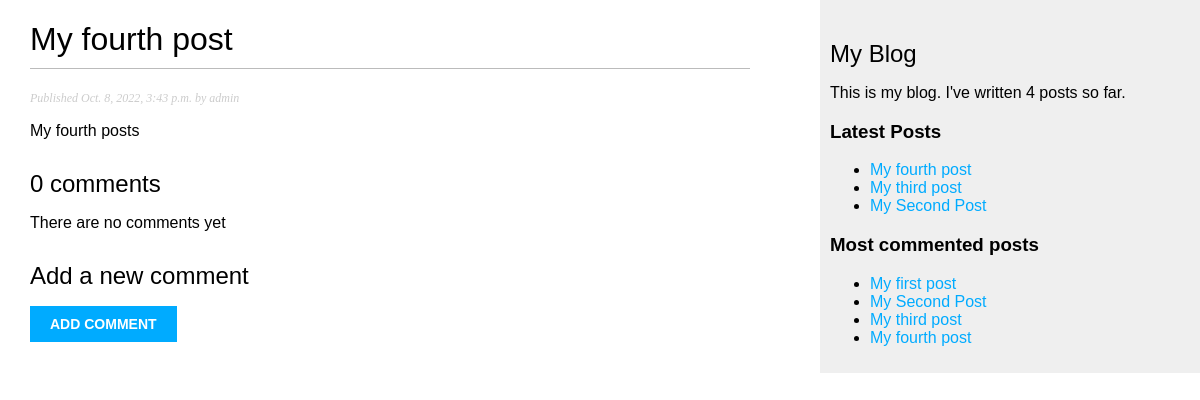
/blog/2022/10/8/my-fourth-post/, run on an earlier commit of the app's database.
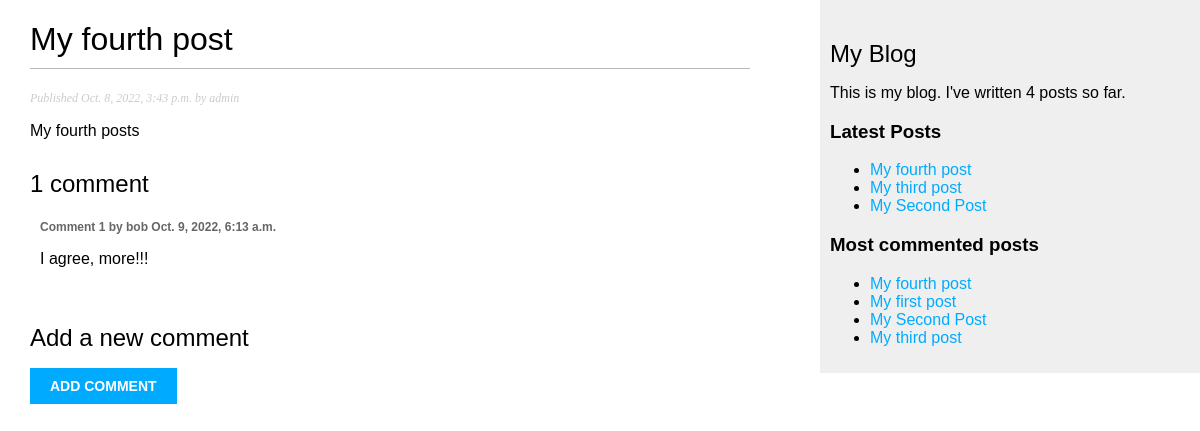
And on a later commit of the database.
### blog/models.py (models this page shows, shortened)
class Post(models.Model):
    STATIC_CHOICES = (
        ('draft','Draft'),
        ('published','Published')
    )
    title = models.CharField(max_length=250)
    slug = models.SlugField(max_length=250,unique_for_date='publish')
    author = models.ForeignKey(User,on_delete=models.CASCADE,related_name='blog_posts')
    body = models.TextField()
    publish = models.DateTimeField(default=timezone.now)
    created = models.DateTimeField(auto_now_add=True)
    updated = models.DateTimeField(auto_now=True)
    status = models.CharField(max_length=10,choices=STATIC_CHOICES,default='draft')
    objects = models.Manager() # the default manager
    published = PublishedManager() # our custom manager
    tags = TaggableManager()
    class Meta:
        ordering = ('-publish',)
    def get_absolute_url(self):
        return reverse(
            'blog:post_detail',
            args=[
                self.publish.year,
                self.publish.month,
                self.publish.day,
                self.slug
            ]
        )

class Comment(models.Model):
    post = models.ForeignKey(Post,on_delete=models.CASCADE,related_name='comments')
    name = models.CharField(max_length=80)
    email = models.EmailField()
    body = models.TextField()
    created = models.DateTimeField(auto_now_add=True)
    updated = models.DateTimeField(auto_now=True)
    active = models.BooleanField(default=True)
    class Meta:
        ordering = ('created',)

### blog/views.py (the view, shortened to what this page needs)
def post_detail(request,year,month,day,post):
    post = get_object_or_404(
        Post,
        slug=post,
        status='published',
        publish__year=year,
        publish__month=month,
        publish__day=day
    )
    comments = post.comments.filter(active=True)
    new_comment = None
    comment_form = None
    context = {
        'post': post,
        'comments': comments,
        'new_comment': new_comment,
        'comment_form': comment_form
    }
    template = 'blog/post/detail.html'
    return render(request,template,context)

### blog/models.py (called while the page is built)
    def get_queryset(self):
        return super(PublishedManager,self).get_queryset().filter(status='published')

### blog/templatetags/blog_tags.py (called while the page is built)
@register.filter(name='markdown')
def markdown_format(text):
    return mark_safe(markdown.markdown(text))

@register.simple_tag
def total_posts():
    return Post.published.count()

@register.inclusion_tag('blog/post/latest_posts.html')
def show_latest_posts(count=3):
    latest_posts = Post.published.order_by('-publish')[:count]
    return {'latest_posts': latest_posts}

@register.simple_tag
def get_most_commented_posts(count=5):
    return Post.published.annotate(
        total_comments=Count('comments')
    ).order_by('-total_comments')[:count]

### blog/templates/blog/post/detail.html (shortened to what this page needs)
{% extends "blog/base.html" %}
{% load blog_tags %}
{% block content %}
    <h1>{{ post.title }}</h1>
    <p class="date">
        Published {{ post.publish }} by {{ post.author }}
    </p>
    {{ post.body|markdown }}
    {% with comments.count as total_comments %}
        <h2>
            {{ total_comments }} comment{{ total_comments|pluralize }}
        </h2>
    {% endwith %}
    {% for comment in comments %}
        <div class="comment">
            <p class="info">
                Comment {{ forloop.counter }} by {{ comment.name }}
                {{ comment.created }}
            </p>
            {{ comment.body|linebreaks }}
        </div>
        {% empty %}
        <p>There are no comments yet</p>
    {% endfor %}
    {% if new_comment %}
        <h2>Your comment has been added.</h2>
    {% else %}
        <h2>Add a new comment</h2>
        <form method="POST">
            <p><input type="submit" value="Add comment"></p>
        </form>
    {% endif %}
{% endblock %}

### blog/templates/blog/base.html (shortened to what this page needs)
{% load blog_tags %}
{% load static %}
<!DOCTYPE html>
<html>
<head>
    <link href="{% static 'css/blog.css' %}" rel="stylesheet">
</head>
<body>
    <div id="content">
        {% block content %}
        {% endblock %}
    </div>
    <div id="sidebar">
        <h2>My Blog</h2>
        <p>This is my blog. I've written {% total_posts %} posts so far.</p>
        <h3>Latest Posts</h3>
        {% show_latest_posts %}
        <h3>Most commented posts</h3>
        {% get_most_commented_posts as most_commented_posts %}
        <ul>
            {% for post in most_commented_posts %}
                <li>
                    <a href="{{ post.get_absolute_url }}">{{ post.title }}</a>
                </li>
            {% endfor %}
        </ul>
    </div>
</body>
</html>

### blog/templates/blog/post/latest_posts.html
<ul>
    {% for post in latest_posts %}
        <li>
            <a href="{{ post.get_absolute_url }}">{{ post.title }}</a>
        </li>
    {% endfor %}
</ul>

### blog/static/css/blog.css (style rules this page uses)
body { margin:0; padding:0; font-family:helvetica, sans-serif; }
a { color:#00abff; text-decoration:none; }
h1 { font-weight:normal; border-bottom:1px solid #bbb; padding:0 0 10px 0; }
h2 { font-weight:normal; margin:30px 0 0; }
#content { float:left; width:60%; padding:0 0 0 30px; }
#sidebar { float:right; width:30%; padding:10px; background:#efefef; height:100%; }
p.date { color:#ccc; font-family: georgia, serif; font-size: 12px; font-style: italic; }
input, textarea { clear:both; float:left; margin:0 0 10px; background:#ededed; border:0; padding:6px 10px; font-size:12px; }
input[type=submit] { font-weight:bold; background:#00abff; color:#fff; padding:10px 20px; font-size:14px; text-transform:uppercase; }
.comment { padding:10px; }
.comment .info { font-weight:bold; font-size:12px; color:#666; }

What changed in the data, as far as the page shows it:
shown differently, row unchanged: Post "My fourth post": moves up the list
added Comment: name "bob", created "Oct. 9, 2022, 6:13 a.m.", body "I agree, more!!!"
Also different on the page:
{{ total_comments }}: "0" → "1"
text no longer shown: "There are no comments yet"
